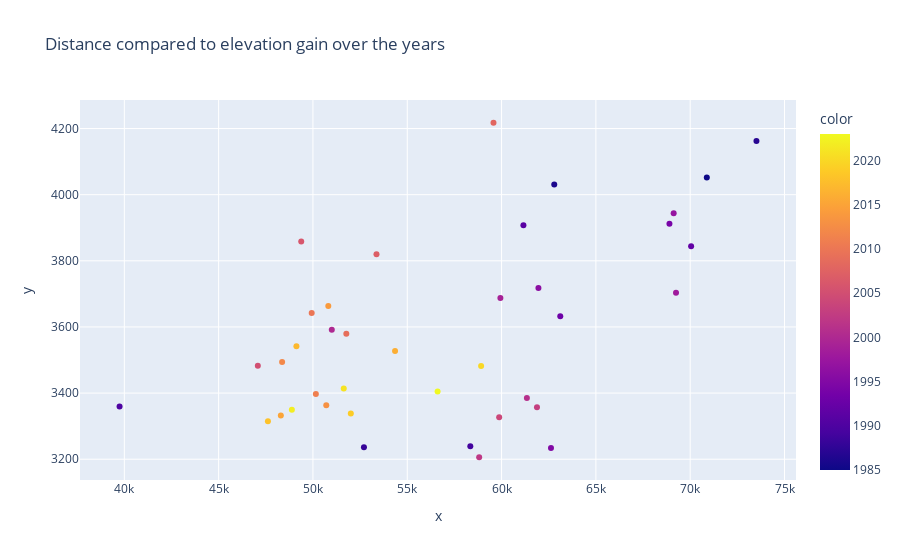

Here is the notebook cell this chart was saved with:
### Code cell
px.scatter(color=df.year.unique(), x=df.groupby("year").stage_vertical_meters.sum(), y=df.groupby("year").stage_distance.sum(), title="Distance compared to elevation gain over the years")

### Figure 1 — Plotly figure (JSON) as saved in the notebook; plotly's stock layout.template omitted (floating-point values rounded to 4 significant figures)
{"data": [{"hovertemplate": "x=%{x}<br>y=%{y}<br>color=%{marker.color}<extra></extra>", "legendgroup": "", "marker": {"color": [1985, 1986, 1987, 1988, 1989, 1990, 1991, 1992, 1993, 1994, 1995, 1996, 1997, 1998, 1999, 2000, 2001, 2002, 2003, 2004, 2005, 2006, 2007, 2008, 2009, 2010, 2011, 2012, 2013, 2014, 2015, 2016, 2017, 2018, 2019, 2020, 2021, 2022, 2023], "coloraxis": "coloraxis", "symbol": "circle"}, "mode": "markers", "name": "", "orientation": "v", "showlegend": false, "type": "scatter", "x": [70881, 62793, 73513, 52704, 58343, 39747, 61158, 70049, 63113, 68900, 62620, 61954, 69124, 69249, 59938, 50999, 61343, 58812, 61877, 59873, 47078, 49379, 53369, 59572, 51770, 49934, 50154, 48365, 50707, 50814, 48298, 54353, 49124, 47613, 52008, 58915, 51634, 48883, 56609], "xaxis": "x", "y": [4052.0, 4031.0, 4163.0, 3236.0, 3239.0, 3360.0, 3907.0, 3844, 3632.0, 3912.0, 3234.0, 3718.0, 3944.0, 3704.0, 3687.0, 3592.0, 3385.0, 3206, 3358.0, 3327.0, 3483, 3859.0, 3820.0, 4218.0, 3580.0, 3642.0, 3398.0, 3494.0, 3363, 3664.0, 3332.0, 3528.0, 3542, 3315, 3338.0, 3482.0, 3414.0, 3350.0, 3405.0], "yaxis": "y"}], "layout": {"coloraxis": {"colorbar": {"title": {"text": "color"}}, "colorscale": [[0, "#0d0887"], [0.1111, "#46039f"], [0.2222, "#7201a8"], [0.3333, "#9c179e"], [0.4444, "#bd3786"], [0.5556, "#d8576b"], [0.6667, "#ed7953"], [0.7778, "#fb9f3a"], [0.8889, "#fdca26"], [1, "#f0f921"]]}, "legend": {"tracegroupgap": 0}, "title": {"text": "Distance compared to elevation gain over the years"}, "xaxis": {"anchor": "y", "domain": [0, 1], "title": {"text": "x"}}, "yaxis": {"anchor": "x", "domain": [0, 1], "title": {"text": "y"}}}}
